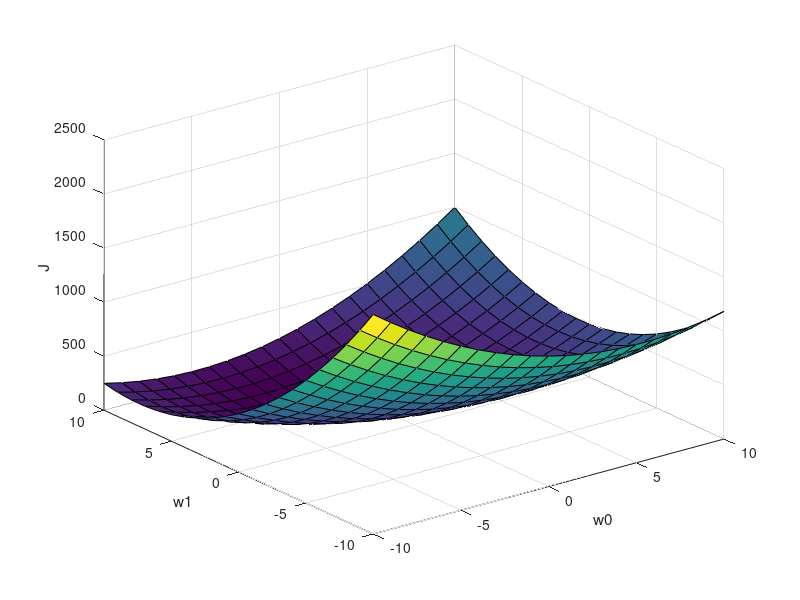
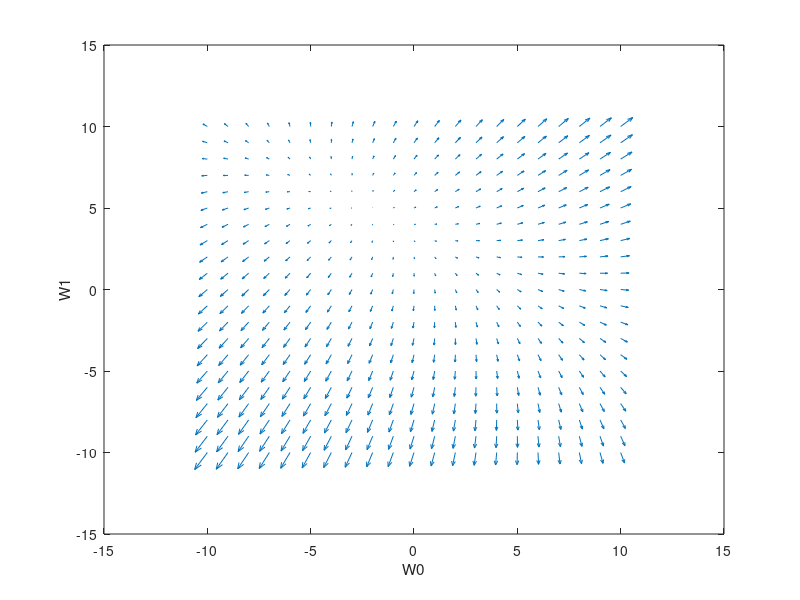

Recreate these plots in MATLAB, in order.
x=(-1:2)';%vector de razgos
t=[-6.6,-2.5,2.75,7.6]';%vector de targets
A=[ones(4,1),x];
[W0,W1]=meshgrid(-10:10);
W=[W0(:)';W1(:)'];
Errores=(A*W-repmat(t,1,prod(size(W0))));
J=dot(Errores,Errores);
J=reshape(J,size(W0));
figure(1);
surf(W0,W1,J);
xlabel('w0'),ylabel('w1'),zlabel('J');
w=A\t;
hold on;
plot(w(1),w(2),'rx');
hold off;
figure(2)
title("Gradiente de la funcion de costo");
quiver(W0,W1,(8*W1+16*W0-5)/2,(120*W1+40*W0-491)/10);
xlabel('W0'),ylabel('W1')
